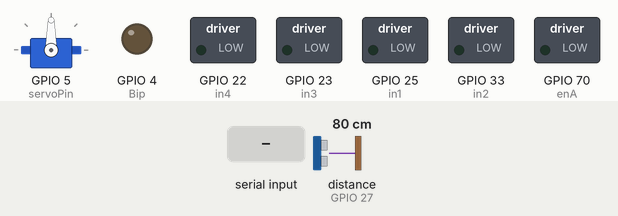
Recording of a sketch running on a simulated ESP32. Shown: servo, switched loads named in the sketch (green lamp = pin HIGH), output pins drawn as LEDs (lit = HIGH). Inputs (shaded band) come from the test bench; at power-on: distance to the obstacle (sensor on GPIO 27) 80 cm. The echo pulse lasts 58.3 µs per cm; nothing arrives over Bluetooth unless stated; pins used as bus, display or sensor lines are not drawn; what the sketch prints to the serial monitor is not drawn.

Above: at 1.2 s.
1.3 s: "1" received over the second serial link
At 2.6 s:
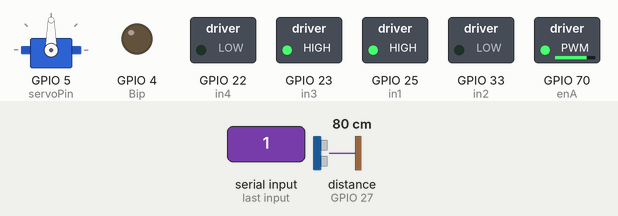
2.9 s: distance to the obstacle (sensor on GPIO 27) set to 33 cm
4.4 s: distance to the obstacle (sensor on GPIO 27) set to 28 cm
At 4.7 s:
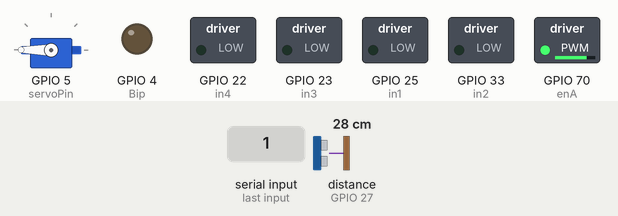
7.4 s: distance to the obstacle (sensor on GPIO 27) set to 35 cm
At 8.4 s:
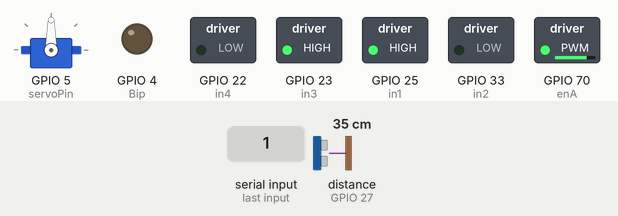
8.9 s: distance to the obstacle (sensor on GPIO 27) set to 2 cm
At 11.2 s:
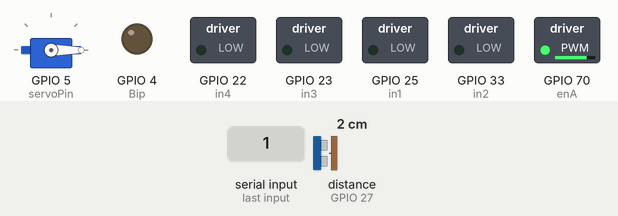
Timing chart, 0 to 12.9 s (numbered marks = the images above; inputs shaded):
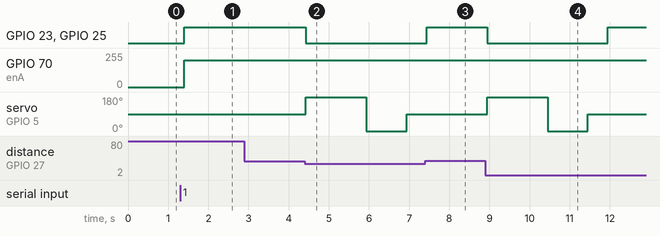

Measured:
- the behaviour switches between 31 and 30 cm on distance to the obstacle (sensor on GPIO 27) (found by bisection; images 1 and 2)
- after the input at 1.3 s, GPIO 23 (in3), GPIO 25 (in1): LOW → HIGH after 0.11 s; GPIO 70 (enA): 0/255 → 200/255 after 0.11 s
- after the input at 2.9 s, every drawn part: stays the same
- after the input at 4.4 s, GPIO 23 (in3), GPIO 25 (in1): HIGH → LOW at once; servo on GPIO 5 (servoPin): 90° → 180° at once, → 0° 1.5 s later, → 90° 1.0 s later
- after the input at 7.4 s, GPIO 23 (in3), GPIO 25 (in1): goes on until 7.4 s, then stays HIGH; servo on GPIO 5 (servoPin): stays 90° (without the input it goes to 180° after 1.1 s)
- after the input at 8.9 s, GPIO 23 (in3), GPIO 25 (in1): HIGH → LOW after 0.05 s, → HIGH 3.0 s later; servo on GPIO 5 (servoPin): 90° → 180° after 0.05 s, → 0° 1.5 s later, → 90° 1.0 s later

The sketch:

robo.ino
```cpp
/***************************************************************************************************/
#include <BluetoothSerial.h>

int modos; // Variavel para controle do modo

#if !defined(CONFIG_BT_ENABLED) || !defined(CONFIG_BLUEDROID_ENABLED)
#error Bluetooth is not enabled! Please run `make menuconfig` to and enable it
#endif

BluetoothSerial SerialBT;

char valorRecebido;

/***************************************************************************************************/


/***************************************************************************************************/


#include <ESP32Servo.h>
int servoPin = 5;
Servo myservo; // create servo object to control a servo

//Definindo os pinos sensor frente

#define trigPin 26     //Pino TRIG do sensor no pino analógico 26
#define echoPin 27     //Pino ECHO do sensor no pino analógico 27


//Definindo os pinos sensor tras.
#define trigPintras 2     //Pino TRIG do sensor no pino analógico 2
#define echoPintras 15     //Pino ECHO do sensor no pino analógico 15

#define Bip 4

// motor um            // Ligação dos pinos da Ponte H L298N
#define enA  70        //pino enA na porta digital 10
#define in1  25         //pino in1 na porta digital 9
#define in2  33         //pino in2 na porta digital 8

// motor dois          // Ligação dos pinos da Ponte H L298N
#define enB  70         //pino enB na porta digital 5
#define in3  23         //pino in3 na porta digital 7
#define in4  22         //pino in4 na porta digital 6


/***************************************************************************************************/

//função para procurar obtasculo a todo o tempo
int Procurar (void) {
float duracao = 0.0;              // variavael para Guardar a duração do retorno do som
float CM = 0.0;                   // variavael para Guardar a distancia

digitalWrite(trigPin, LOW);       //não envia som
delayMicroseconds(2);
digitalWrite(trigPin, HIGH);      //envia som
delayMicroseconds(10);
digitalWrite(trigPin, LOW);       //não envia o som e espera o retorno do som enviado
duracao = pulseIn(echoPin, HIGH); //Captura a duração em tempo do retorno do som.

CM = (duracao / 58.8);            //Calcula a distância em centimetros

Serial.print("Distancia em CM: "); //Imprimi no monitor serial a distancia
Serial.print(CM);


return CM;                        // Return to CM.
}

/***************************************************************************************************/

/***************************************************************************************************/
//Variaveis
int DistanciaDireita, DistanciaEsquerda;  // variavel de Distâncias de ambos os lados
float Distancia = 0.00;                   // variavel para guardar a distancia

//Velocidades dos motores (você pode calibrar cada motor colocando os valores de 0 a 254)

int velocidadeMotorUm = 200;
int velocidadeMotorDois = 200;

// Função que é executado na inicialização do Arduino

/***************************************************************************************************/

/***************************************************************************************************/
void setup() {
  SerialBT.begin("APOLO-2");
  Serial.print("o dispositivo ja pode ser conectado");

int modos = 0; // inicia em modo Controle total
  ESP32PWM::allocateTimer(0);
  ESP32PWM::allocateTimer(1);
  ESP32PWM::allocateTimer(2);
  ESP32PWM::allocateTimer(3);
  myservo.setPeriodHertz(50);// Standard 50hz servo
  myservo.attach(servoPin, 500, 2400);

Serial.begin(9600);
// Definir todos os pinos de controle do motor como saídas

//pinMode(pinoS,INPUT);


pinMode(enA, OUTPUT);
pinMode(enB, OUTPUT);
pinMode(in1, OUTPUT);
pinMode(in2, OUTPUT);
pinMode(in3, OUTPUT);
pinMode(in4, OUTPUT);

pinMode(Bip,OUTPUT);


//Configuraçõs do sensor ultrassonico

pinMode(trigPin, OUTPUT);     //define o pino TRIG como saída
pinMode(echoPin, INPUT);      //define o pino ECHO como entrada
}

/***************************************************************************************************/

/***************************************************************************************************/
void loop() {


  valorRecebido = (char)SerialBT.read();
  if(Serial.available() ){
    SerialBT.write(Serial.read());


  }

  if(valorRecebido =='0'){modos = 0;

 }
 if(valorRecebido =='1'){modos = 1;}

 if(modos==0){controleTotal();}
 if(modos==1){autonomo();}
  }


/***************************************************************************************************/

/***************************************************************************************************/

void controleTotal(){
//
    if(valorRecebido =='f'){Frente();}

    if(valorRecebido =='t'){ParaTras ();}

    if(valorRecebido =='p'){Parar ();}


    if(valorRecebido =='d'){
Serial.println("Robô: Direita ");
digitalWrite(in1, HIGH);                           //MOTOR 1
digitalWrite(in2, LOW);

digitalWrite(in3, LOW);                          //MOTOR 2
digitalWrite(in4, HIGH);
    }
    //else{Parar ();}

    if(valorRecebido =='e'){
Serial.println("Robô: Esquerda ");
digitalWrite(in1, LOW);                           //MOTOR 1
digitalWrite(in2, HIGH);

digitalWrite(in3, HIGH);                          //MOTOR 2
digitalWrite(in4, LOW);
      }


}


void autonomo(){
 // SINAL();
  myservo.write(90);                           // Gira o Servo com o sensor a 90 graus
 delay (100);                                      // Aguarda 100 milesugodos

Distancia = Procurar ();                          // Medindo a Distancia em CM.
if (Distancia < 30) {                             // Se há obstáculo encontrado a menos de 40cm.
direcao ();                                      // Se Frente estiver bloqueado, mude de direção
}

else if (Distancia >= 30)  {                      // Se o obstáculo for encontrado entre a mais de 40cm
Frente ();
}
}


void direcao () {
Parar ();                                         // O robô Para
ParaTras ();                                      // O robô vai para tras
Parar ();                                         // O robô Para
myservo.write (180);                          // Gira o Servo com o sensor a 180 graus
delay (1000);
DistanciaEsquerda = Procurar ();                  // Defina a Distancia da Esquerda
delay (500);
myservo.write (0);                            // Gira o Servo com o sensor a 0 graus
delay (500);
DistanciaDireita = Procurar ();                   // Defina a Distancia da Direita
delay (500);
myservo.write (90);                           // Gira o Servo com o sensor a 90 graus
delay (500);
CompareDistance ();                               // Encontre a distância mais longa.
}
/***************************************************************************************************/

/***************************************************************************************************/
void CompareDistance () {  // Função para calcular qual a distancia é melhor para o robô ir
if (DistanciaDireita > DistanciaEsquerda) {       // Se a direita está menos obstruída.
Vireadireita ();                                // O robô vai virar a direita
}
else if (DistanciaEsquerda > DistanciaDireita) {  // Se Esquerda estiver menos obstruída.
VireaEsquerda ();                               // Robô Vire na direção esquerda.
}

else {                                            // Se ambos estiverem igualmente obstruídos.
Retorne ();
}
}
/***************************************************************************************************/

/***************************************CRIAR VOIDS************************************************************/
void SINAL(){
  digitalWrite(Bip, HIGH);
  delay(500);
  digitalWrite(Bip, LOW);
  delay(200);
  digitalWrite(Bip, HIGH);
  delay(500);
  digitalWrite(Bip, LOW);
}


void Parar()
{// Função para fazer o carro parar
Serial.println("Robô: Parar ");
digitalWrite(in1, LOW);                           //Configurar a ponte h
digitalWrite(in2, LOW);
digitalWrite(in3, LOW);
digitalWrite(in4, LOW);
}
// Função para fazer o robô andar para frente

void Frente()
{
Serial.println("Robô: Frente ");
digitalWrite(in1, HIGH);                          //Configurar a ponte h
digitalWrite(in2, LOW);

digitalWrite(in3, HIGH);
digitalWrite(in4, LOW);
analogWrite(enA, velocidadeMotorUm);              // Defina a velocidade do motor Um
analogWrite(enB, velocidadeMotorDois);            // Defina a velocidade do motor Dois
}


void Vireadireita (){
Serial.println("Robô: Direita ");
digitalWrite(in1, HIGH);                           //MOTOR 1
digitalWrite(in2, LOW);

digitalWrite(in3, LOW);                          //MOTOR 2
digitalWrite(in4, HIGH);

delay(2000);                                       //aguarda um tempo


analogWrite(enA, velocidadeMotorUm);              // Defina a velocidade do motor Um
analogWrite(enB, velocidadeMotorDois);            // Defina a velocidade do motor Dois
}


void VireaEsquerda(){

Serial.println("Robô: Esquerda ");
digitalWrite(in1, LOW);                           //MOTOR 1
digitalWrite(in2, HIGH);

digitalWrite(in3, HIGH);                          //MOTOR 2
digitalWrite(in4, LOW);

delay(2000);                                       //aguarda um tempo


analogWrite(enA, velocidadeMotorUm);              // Defina a velocidade do motor Um
analogWrite(enB, velocidadeMotorDois);            // Defina a velocidade do motor Dois
}


// Função que faz o robô andar para trás e emite som quando ele dá ré
void ParaTras()
{
Serial.println("Robô: Ré ");
digitalWrite(in1, LOW);                          //Configurar a ponte h
digitalWrite(in2, HIGH);

digitalWrite(in3, LOW);
digitalWrite(in4, HIGH);

}

void Retorne () {
Serial.println("Robô: Girar ");
digitalWrite(in1, HIGH);                          //Configurar a ponte h
digitalWrite(in2, LOW);
digitalWrite(in3, HIGH);
digitalWrite(in4, LOW);
delay (1000);                                      //aguarda um tempo

}

/*
void obstacolo () {
Serial.println("Robô: Parar ");
digitalWrite(in1, LOW);                           //Configurar a ponte h
digitalWrite(in2, LOW);
digitalWrite(in3, LOW);
digitalWrite(in4, LOW);
delay(100);                                       //aguarda um tempo

Serial.println("Robô: Ré ");
digitalWrite(in1, LOW);                           //Configurar a ponte h
digitalWrite(in2, HIGH);
digitalWrite(in3, LOW);
digitalWrite(in4, HIGH);
delay(300);                                       //aguarda um tempo
analogWrite(enA, velocidadeMotorUm);              // Defina a velocidade do motor Um
analogWrite(enB, velocidadeMotorDois);

Serial.println("Robô: Direita ");
digitalWrite(in1, LOW);                           //Configurar a ponte h
digitalWrite(in2, HIGH);
digitalWrite(in3, HIGH);
digitalWrite(in4, LOW);
delay(300);                                       //aguarda um tempo
analogWrite(enA, velocidadeMotorUm);              // Defina a velocidade do motor Um
analogWrite(enB, velocidadeMotorDois);

Serial.println("Robô: Ré ");
digitalWrite(in1, LOW);                           //Configurar a ponte h
digitalWrite(in2, HIGH);
digitalWrite(in3, LOW);
digitalWrite(in4, HIGH);
delay(300);                                       //aguarda um tempo
analogWrite(enA, velocidadeMotorUm);              // Defina a velocidade do motor Um
analogWrite(enB, velocidadeMotorDois);

Serial.println("Robô: Direita ");
digitalWrite(in1, LOW);                           //Configurar a ponte h
digitalWrite(in2, HIGH);
digitalWrite(in3, HIGH);
digitalWrite(in4, LOW);
delay(300);                                       //aguarda um tempo
analogWrite(enA, velocidadeMotorUm);              // Defina a velocidade do motor Um
analogWrite(enB, velocidadeMotorDois);
} */
```
